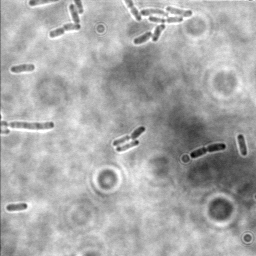
#> input picture Training Data/train_images/pos_0_frame_15_1.png, 256 x 256 px; its folder holds only this picture in this run
$ jupyter execute normalizationalgorithm.ipynb
#> lines starting #> are read from the running program, lines starting #| are printed output that depends on the picture; after the words box and inside, x2 and y2 are one past the last pixel; in counts of white or black regions, pixels touching at a corner belong together
[cell 1]
import os
import cv2
import numpy as np

# Define the directory paths
RAW_DATA_DIR = r"C:/Users/dunli/Downloads/DeepBacs_Data_Object_Detection_E.coli_Growth_Stage/image_patches/train_images"
BINARIZED_DATA_DIR = r"C:\Users\dunli\Documents\STSY-project-main\Training Data\Binarizeddata"

# Define parameters for Bacterial Foraging Algorithm (BFA)
population_size = 50
num_iterations = 100
mutation_rate = 0.1
threshold_min = 0
threshold_max = 255

# Create binarized data directory if it doesn't exist
os.makedirs(BINARIZED_DATA_DIR, exist_ok=True)

# Fitness function for evaluating bacterium's performance
def evaluate_fitness(threshold, image):
    _, binary_image = cv2.threshold(image, threshold, 255, cv2.THRESH_BINARY)
    # You may define a fitness metric based on your requirement
    # Here, we can use the sum of pixel values in the binary image
    return np.sum(binary_image)

# Bacterial Foraging Algorithm (BFA) for binarization
def bacterial_foraging_algorithm(image):
    population = np.random.uniform(threshold_min, threshold_max, size=population_size)

    for _ in range(num_iterations):
        # Evaluate fitness of each bacterium
        fitness_values = [evaluate_fitness(threshold, image) for threshold in population]

        # Chemotaxis - Move bacteria based on fitness
        for i, threshold in enumerate(population):
            mutation = np.random.uniform(-mutation_rate, mutation_rate)
            new_threshold = threshold + mutation
            new_threshold = np.clip(new_threshold, threshold_min, threshold_max)
            if evaluate_fitness(new_threshold, image) > fitness_values[i]:
                population[i] = new_threshold

        # Reproduction and Elimination - Replace less fit bacteria with copies of more fit ones

    # Select the best threshold from the final population
    best_threshold = population[np.argmax(fitness_values)]

    return best_threshold

# Loop through all images in the raw data directory
for root, dirs, files in os.walk(RAW_DATA_DIR):
    for file in files:
        if file.endswith(".png"):
            image_path = os.path.join(root, file)
            image = cv2.imread(image_path, cv2.IMREAD_GRAYSCALE)
#> image is the input picture: shape (256, 256); min 0, max 255, mean 168.6

            # Apply Bacterial Foraging Algorithm (BFA) for binarization
            best_threshold = bacterial_foraging_algorithm(image)
#> the loop in bacterial_foraging_algorithm, `for _ in range(num_iterations):` made 100 passes
#> pass 1, in evaluate_fitness, `_, binary_image = cv2.threshold(image, threshold, 255, cv2.THRESH_BINA..`:
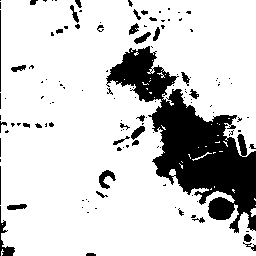
#> binary_image: shape (256, 256); 81.5% white; 129 black regions (94 under 20 px), largest, box (x1, y1, x2, y2) and area: (106, 46, 256, 233) 9994, (0, 206, 15, 256) 214, (99, 170, 116, 189) 156
#> pass 1, in evaluate_fitness (call 2), `_, binary_image = cv2.threshold(image, threshold, 255, cv2.THRESH_BINA..`:
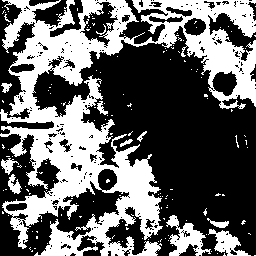
#> binary_image: shape (256, 256); 39.4% white; 151 white regions (140 under 20 px), largest, box (x1, y1, x2, y2) and area: (0, 0, 256, 256) 23516, (166, 215, 211, 256) 791, (208, 229, 251, 256) 491
#> pass 1, in evaluate_fitness (call 3), `_, binary_image = cv2.threshold(image, threshold, 255, cv2.THRESH_BINA..`:
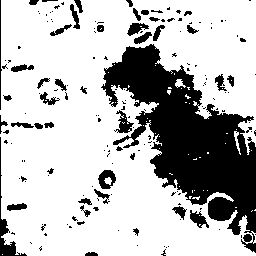
#> binary_image: shape (256, 256); 73.5% white; 165 black regions (121 under 20 px), largest, box (x1, y1, x2, y2) and area: (101, 44, 256, 253) 13446, (0, 137, 27, 256) 444, (98, 170, 116, 189) 215
#> pass 1, in evaluate_fitness (call 4), `_, binary_image = cv2.threshold(image, threshold, 255, cv2.THRESH_BINA..`:
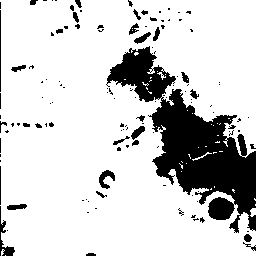
#> binary_image: shape (256, 256); 81.9% white; 125 black regions (95 under 20 px), largest, box (x1, y1, x2, y2) and area: (106, 46, 256, 233) 9810, (0, 206, 15, 256) 202, (99, 170, 115, 189) 152
#> after the loop in bacterial_foraging_algorithm, `for _ in range(num_iterations):`: population = 50 values, max 249.5 at index 20, min 4.79 at index 34, mean 137.2
#> in bacterial_foraging_algorithm, `best_threshold = population[np.argmax(fitness_values)]`: best_threshold = 4.79
#> best_threshold = 4.79
            _, binary_image = cv2.threshold(image, best_threshold, 255, cv2.THRESH_BINARY)
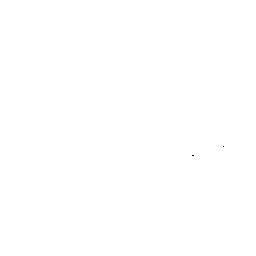
#> binary_image: shape (256, 256); 100% white; black in thin lines or dots, all inside (x1, y1, x2, y2) = (192, 146, 224, 156)

            # Invert the binarized image
            inverted_image = cv2.bitwise_not(binary_image)

            # Save inverted image (E. coli as white, background as black)
            basename = os.path.basename(image_path).split('.')[0]
            output_file_path = os.path.join(BINARIZED_DATA_DIR, f"{basename}_binarized.png")
            cv2.imwrite(output_file_path, inverted_image)

            print("Binarized image saved to:", output_file_path)

$ run again, on Training Data/train_images/pos_0_frame_1_2.png
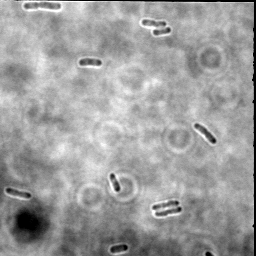
#> input picture Training Data/train_images/pos_0_frame_1_2.png, 256 x 256 px
#> image is the input picture: shape (256, 256); min 0, max 255, mean 157.5
#> the loop in bacterial_foraging_algorithm, `for _ in range(num_iterations):` made 100 passes
#> pass 1, in evaluate_fitness (call 2), `_, binary_image = cv2.threshold(image, threshold, 255, cv2.THRESH_BINA..`:
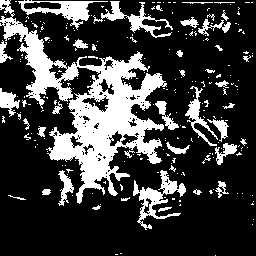
#> binary_image: shape (256, 256); 24.1% white; 235 white regions (192 under 20 px), largest, box (x1, y1, x2, y2) and area: (0, 0, 167, 204) 9574, (133, 170, 186, 230) 941, (18, 0, 108, 30) 828
#> after the loop in bacterial_foraging_algorithm, `for _ in range(num_iterations):`: population = 50 values, max 249.5 at index 20, min 4.79 at index 34, mean 137.2
#> in bacterial_foraging_algorithm, `best_threshold = population[np.argmax(fitness_values)]`: best_threshold = 4.79
#> `_, binary_image = cv2.threshold(image, best_threshold, 255, cv2.THRESH..`:
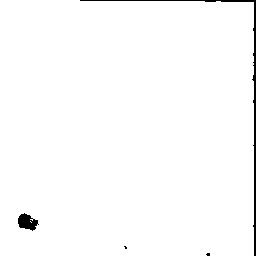
#> binary_image: shape (256, 256); 98.5% white; 4 black regions (2 under 20 px), largest, box (x1, y1, x2, y2) and area: (80, 0, 256, 256) 751, (18, 213, 39, 231) 233

$ run again, on Training Data/train_images/pos_0_frame_1_3.png
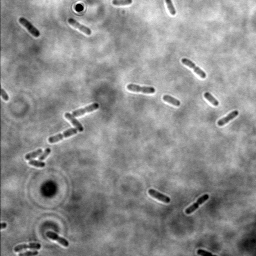
#> input picture Training Data/train_images/pos_0_frame_1_3.png, 256 x 256 px
#> image is the input picture: shape (256, 256); min 0, max 255, mean 140.9
#> the loop in bacterial_foraging_algorithm, `for _ in range(num_iterations):` made 100 passes
#> pass 1, in evaluate_fitness, `_, binary_image = cv2.threshold(image, threshold, 255, cv2.THRESH_BINA..`:
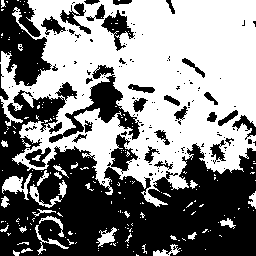
#> binary_image: shape (256, 256); 52.1% white; 162 black regions (129 under 20 px), largest, box (x1, y1, x2, y2) and area: (0, 82, 256, 256) 22666, (0, 0, 52, 86) 2694, (49, 65, 142, 143) 1803
#> pass 1, in evaluate_fitness (call 4), `_, binary_image = cv2.threshold(image, threshold, 255, cv2.THRESH_BINA..`:
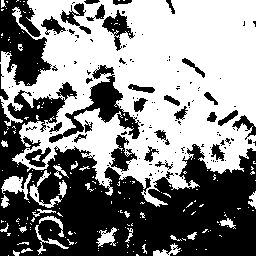
#> binary_image: shape (256, 256); 53.3% white; 154 black regions (123 under 20 px), largest, box (x1, y1, x2, y2) and area: (0, 82, 256, 256) 22178, (0, 0, 52, 86) 2643, (49, 65, 141, 143) 1752
#> after the loop in bacterial_foraging_algorithm, `for _ in range(num_iterations):`: population = 50 values, max 249.5 at index 20, min 4.79 at index 34, mean 137.2
#> in bacterial_foraging_algorithm, `best_threshold = population[np.argmax(fitness_values)]`: best_threshold = 4.79
#> inverted_image: shape (256, 256); 0.26% white; 14 white regions (12 under 20 px), largest, box (x1, y1, x2, y2) and area: (43, 183, 55, 195) 76, (76, 4, 83, 11) 38
